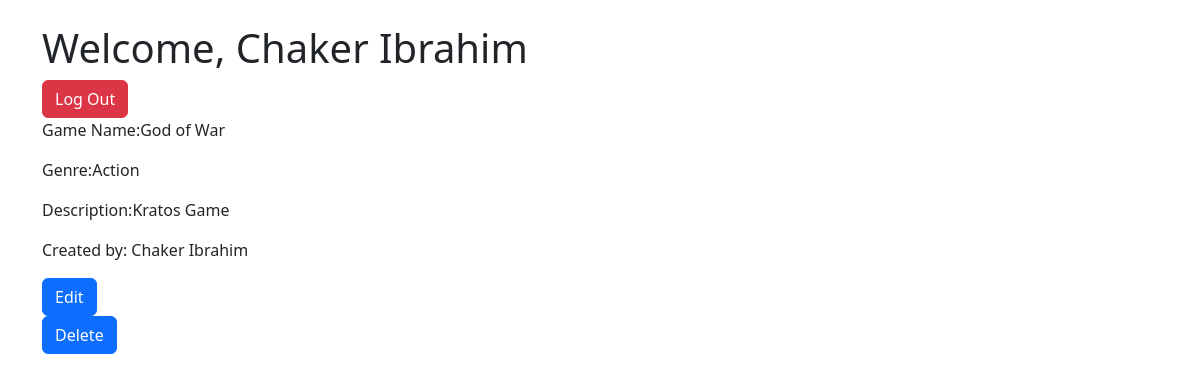
Screenshot of /game/4/ (signed in) with the database file from the repository.
### proj_app/models.py (models this page shows)
class User(models.Model):
    first_name = models.CharField(max_length=45)
    last_name = models.CharField(max_length=45)
    email = models.CharField(max_length=45)
    password = models.CharField(max_length=45)
    created_at = models.DateTimeField(auto_now_add=True)
    updated_at = models.DateTimeField(auto_now=True)
    objects = UserManager()

class Game(models.Model):
    game_name = models.CharField(max_length=45)
    genre = models.CharField(max_length=80)
    relese_date = models.DateField()
    description = models.TextField()
    user = models.ForeignKey(User, related_name="games", on_delete=models.CASCADE)
    favorites = models.ManyToManyField(User, related_name='favorites')
    created_at = models.DateTimeField(auto_now_add=True)
    updated_at = models.DateTimeField(auto_now=True)
    objects = GameManager()

### proj_app/views.py (the view)
# urls.py: path('game/<int:id>/',views.details_page),
def details_page(request,id):
    context = {
        "games_get":models.get_specific_game(id),
        'user':models.get_specific_user(request),
    }
    return render(request,"details.html",context)

### proj_app/models.py (called while the page is built)
def get_specific_user(request):
    return User.objects.get(id = request.session['user_id'])

def get_specific_game(id):
    return Game.objects.get(id = id)

### proj_app/templates/details.html (shortened to what this page needs)
<!DOCTYPE html>
<html lang="en">
<head>
    <link rel="stylesheet" href="https://cdn.jsdelivr.net/npm/bootstrap@5.3.8/dist/css/bootstrap.min.css">
</head>
<body>
    <div class="container mt-4">
        <div class="row" >
            <div>
                <h1> Welcome, {{user.first_name}} {{user.last_name}}</h1>
                <button class="btn btn-danger">Log Out</button>
                <p>Game Name:{{games_get.game_name}}</p>
                <p>Genre:{{games_get.genre}}</p>
                <p>Description:{{games_get.description}}</p>
                <p>Created by: {{games_get.user.first_name}} {{games_get.user.last_name}}</p>
            </div>
            <div>
                <a href="/edit/game/{{games_get.id}}/" class="btn btn-primary">Edit</a>
                <form action="/delete/{{games_get.id}}/" method="post">
                    <button class="btn btn-primary">Delete</button>
                </form>
            </div>
        </div>
    </div>
</body>
</html>

### rows the page displays
User: first_name "Chaker", last_name "Ibrahim"
Game: game_name "God of War", genre "Action", description "Kratos Game", user.first_name "Chaker", user.last_name "Ibrahim"
